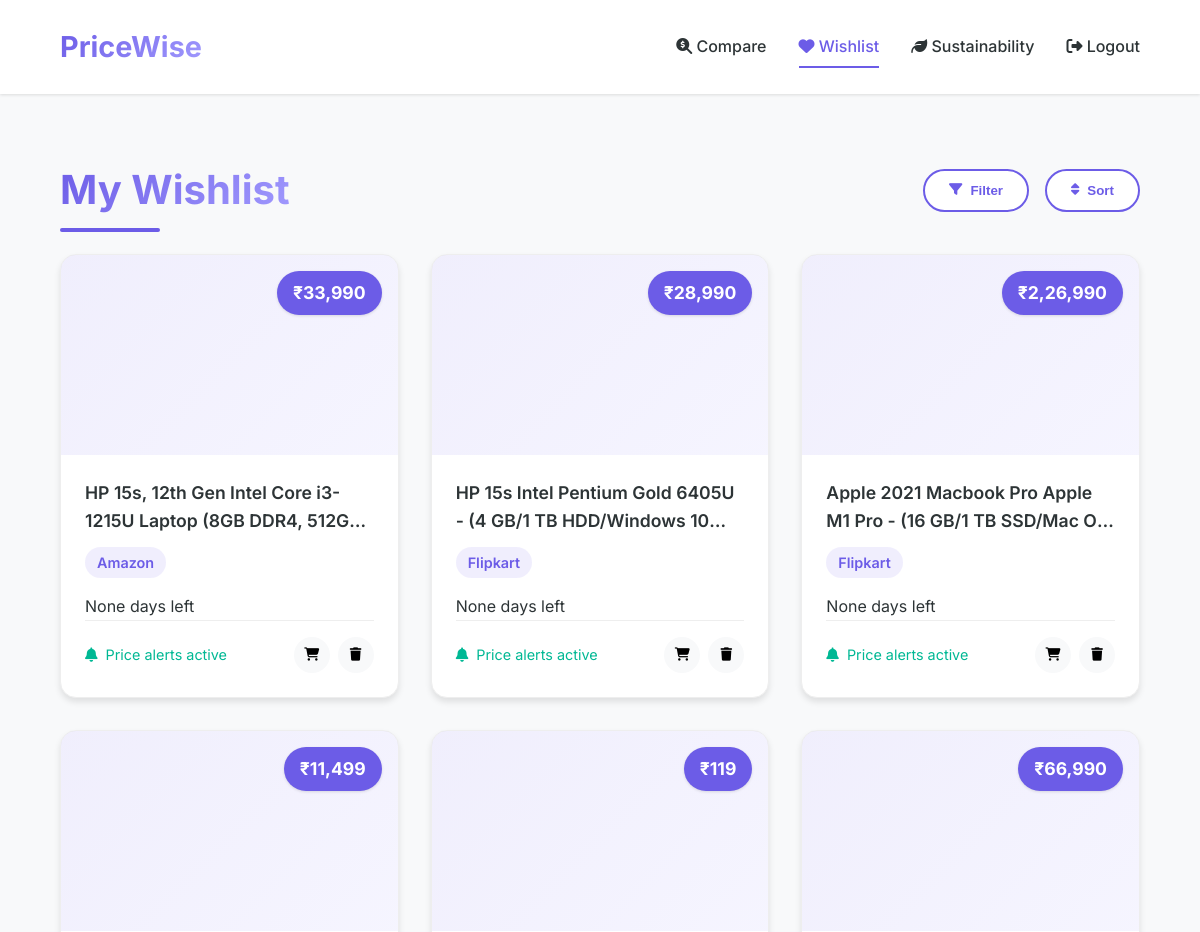
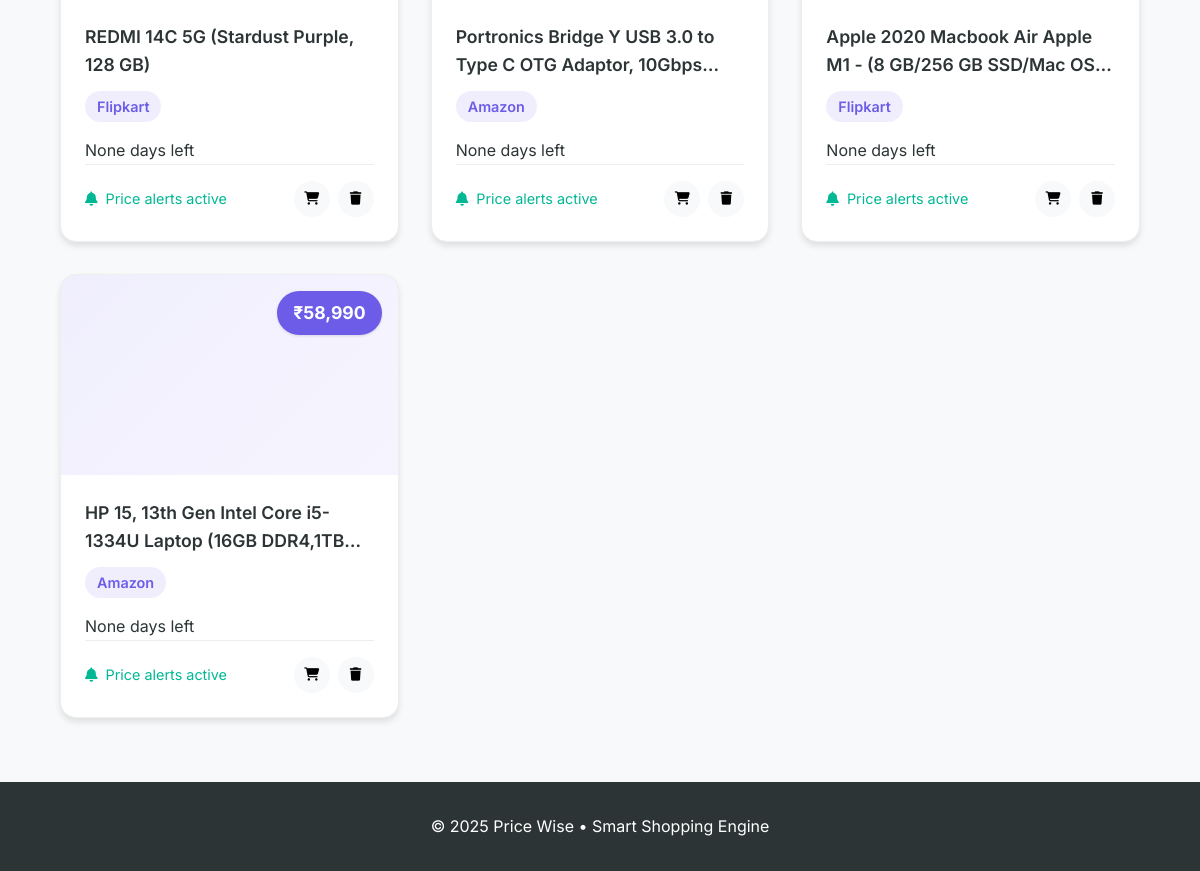
The page /wishlist (signed in) on the database its author committed (2 pictures, top to bottom).
### tables this page shows
CREATE TABLE "wishlist" (
	"id"	INTEGER,
	"user_id"	INTEGER,
	"title"	TEXT,
	"platform"	TEXT,
	"price"	TEXT,
	"expiry_time"	TEXT,
	"notified"	INTEGER DEFAULT 0,
	PRIMARY KEY("id" AUTOINCREMENT)
);

### app.py (the view)
@app.route('/wishlist')
def show_wishlist():
    user_id = session.get('user_id')
    if not user_id:
        return "User not logged in", 401  # or redirect to login
    raw_items = get_wishlist_items(user_id)
    items = []
    for row in raw_items:
        item = dict(row)
        expiry_str = item.get('expiry_time')
        if expiry_str:
            try:
                expiry_dt = datetime.strptime(expiry_str, '%Y-%m-%d %H:%M:%S')
                delta = expiry_dt - datetime.now()
                item['remaining_days'] = max(delta.days, 0)
                item['is_expired'] = delta.total_seconds() < 0
            except ValueError:
                item['remaining_days'] = None
                item['is_expired'] = False
        else:
            item['remaining_days'] = None
            item['is_expired'] = False
        items.append(item)
    return render_template('wishlist.html', items=items)

### app.py (called while the page is built)
def get_wishlist_items(user_id):
    conn = sqlite3.connect('users.db')
    conn.row_factory = sqlite3.Row
    cur = conn.cursor()
    cur.execute("SELECT * FROM wishlist WHERE user_id = ?", (user_id,))
    items = cur.fetchall()
    conn.close()
    return items

### templates/wishlist.html (shortened to what this page needs)
<!DOCTYPE html>
<html lang="en">
<head>
    <link rel="stylesheet" href="https://cdnjs.cloudflare.com/ajax/libs/font-awesome/6.4.0/css/all.min.css">
</head>
<body>
    <header>
        <div class="logo">PriceWise</div>
        <nav>
            <a href="/compare"><i class="fas fa-search-dollar"></i> Compare</a>
            <a href="/wishlist" class="active"><i class="fas fa-heart"></i> Wishlist</a>
            <a href="/green"><i class="fas fa-leaf"></i> Sustainability</a>
            <a href="/logout"><i class="fas fa-sign-out-alt"></i> Logout</a>
        </nav>
    </header>
    <div class="wishlist-container">
        <div class="wishlist-header">
            <h1 class="wishlist-title">My Wishlist</h1>
            <div class="wishlist-controls">
                <button class="filter-btn">
                    <i class="fas fa-filter"></i> Filter
                </button>
                <button class="filter-btn">
                    <i class="fas fa-sort"></i> Sort
                </button>
            </div>
        </div>
        <div class="wishlist-grid">
            {% if items %}
            {% for item in items %}
            <div class="wishlist-card">
                <div class="card-image">
                    <div class="price-tag">{{ item.price }}</div>
                </div>
                <div class="card-content">
                    <h3 class="card-title">{{ item.title }}</h3>
                    <div class="card-meta">
                        <span class="platform">{{ item.platform }}</span>
                    </div>
                    {% if item.is_expired %}
                    <p style="color: red;">Expired</p>
                    {% else %}
                    <p>{{ item.remaining_days }} {{ 'day' if item.remaining_days == 1 else 'days' }} left</p>
                    {% endif %}
                    <div class="card-footer">
                        <div class="notification {{ 'active' if item.notified else 'inactive' }}">
                            {% if item.notified %}
                            <i class="fas fa-bell"></i> Price alerts active
                            {% else %}
                            <i class="fas fa-bell-slash"></i> Alerts paused
                            {% endif %}
                        </div>
                        <div class="action-buttons">
                            <button class="action-btn">
                                <i class="fas fa-shopping-cart"></i>
                            </button>
                            <button class="action-btn delete">
                                <i class="fas fa-trash"></i>
                            </button>
                        </div>
                    </div>
                </div>
            </div>
            {% endfor %}
            {% endif %}
        </div>
    </div>
    <footer>© 2025 Price Wise • Smart Shopping Engine</footer>
</body>
</html>

### templates/wishlist.html (style rules this page uses)
:root { --primary: #6c5ce7; --primary-light: #a29bfe; --dark: #2d3436; --light: #f8f9fa; --success: #00b894; --danger: #d63031; --shadow-sm: 0 1px 3px rgba(0, 0, 0, 0.12); --shadow-md: 0 4px 6px rgba(0, 0, 0, 0.1); --shadow-lg: 0 10px 25px rgba(0, 0, 0, 0.1); --transition: all 0.3s ease-in-out; --card-gradient: linear-gradient(135deg, rgba(108, 92, 231, 0.1), rgba(162, 155, 254, 0.1)); }
* { margin: 0; padding: 0; box-sizing: border-box; }
body { font-family: "Inter", sans-serif; background-color: var(--light); color: var(--dark); line-height: 1.6; min-height: 100vh; display: flex; flex-direction: column; }
header { background: white; padding: 1.5rem 5%; display: flex; justify-content: space-between; align-items: center; box-shadow: var(--shadow-sm); position: sticky; top: 0; z-index: 100; }
.logo { font-size: 1.8rem; font-weight: 700; background: linear-gradient(135deg, var(--primary), var(--primary-light)); -webkit-background-clip: text; -webkit-text-fill-color: transparent; }
nav { display: flex; gap: 2rem; }
nav a { text-decoration: none; color: var(--dark); font-weight: 500; transition: var(--transition); position: relative; padding: 0.5rem 0; }
nav a::after { content: ""; position: absolute; bottom: 0; left: 0; width: 0; height: 2px; background: var(--primary); transition: var(--transition); }
nav a.active { color: var(--primary); }
nav a.active::after { width: 100%; }
.wishlist-container { padding: 4rem 5%; flex: 1; }
.wishlist-header { display: flex; justify-content: space-between; align-items: center; margin-bottom: 2rem; }
.wishlist-title { font-size: 2.5rem; font-weight: 700; background: linear-gradient(135deg, var(--primary), var(--primary-light)); -webkit-background-clip: text; -webkit-text-fill-color: transparent; position: relative; }
.wishlist-title::after { content: ""; position: absolute; bottom: -10px; left: 0; width: 100px; height: 4px; background: var(--primary); border-radius: 2px; }
.wishlist-controls { display: flex; gap: 1rem; }
.filter-btn { padding: 0.75rem 1.5rem; background: white; border: 2px solid var(--primary); border-radius: 50px; color: var(--primary); font-weight: 600; cursor: pointer; transition: var(--transition); display: flex; align-items: center; gap: 0.5rem; }
.wishlist-grid { display: grid; grid-template-columns: repeat(auto-fill, minmax(300px, 1fr)); gap: 2rem; }
.wishlist-card { background: white; border-radius: 16px; overflow: hidden; box-shadow: var(--shadow-md); transition: var(--transition); position: relative; border: 1px solid #eee; display: flex; flex-direction: column; height: 100%; }
.card-image { height: 200px; width: 100%; object-fit: contain; background: var(--card-gradient); padding: 1.5rem; display: flex; justify-content: center; align-items: center; position: relative; }
.price-tag { position: absolute; top: 1rem; right: 1rem; background: var(--primary); color: white; font-weight: 700; padding: 0.5rem 1rem; border-radius: 50px; font-size: 1.1rem; box-shadow: var(--shadow-sm); z-index: 2; }
.card-content { padding: 1.5rem; display: flex; flex-direction: column; flex-grow: 1; }
.card-title { font-size: 1.1rem; font-weight: 600; margin-bottom: 0.75rem; display: -webkit-box; -webkit-line-clamp: 2; -webkit-box-orient: vertical; overflow: hidden; min-height: 3rem; }
.card-meta { display: flex; justify-content: space-between; margin-bottom: 1rem; font-size: 0.9rem; color: #777; }
.platform { background: rgba(108, 92, 231, 0.1); color: var(--primary); padding: 0.25rem 0.75rem; border-radius: 50px; font-weight: 600; }
.card-footer { display: flex; justify-content: space-between; margin-top: auto; padding-top: 1rem; border-top: 1px solid #eee; }
.notification { display: flex; align-items: center; gap: 0.5rem; font-size: 0.9rem; }
.notification.active { color: var(--success); }
.action-buttons { display: flex; gap: 0.5rem; }
.action-btn { width: 36px; height: 36px; border-radius: 50%; display: flex; align-items: center; justify-content: center; background: #f8f9fa; border: none; cursor: pointer; transition: var(--transition); }
footer { background: var(--dark); color: white; text-align: center; padding: 2rem 5%; margin-top: auto; }

### rows shown on the page
wishlist: price "₹33,990", title "HP 15s, 12th Gen Intel Core i3-1215U Laptop (8GB DDR4,…", platform "Amazon", remaining_days "None", remaining_days "days", notified 1 (drawn)
wishlist: price "₹28,990", title "HP 15s Intel Pentium Gold 6405U - (4 GB/1 TB HDD/Windows…", platform "Flipkart", remaining_days "None", remaining_days "days", notified 1 (drawn)
wishlist: price "₹2,26,990", title "Apple 2021 Macbook Pro Apple M1 Pro - (16 GB/1 TB SSD/Mac…", platform "Flipkart", remaining_days "None", remaining_days "days", notified 1 (drawn)
wishlist: price "₹11,499", title "REDMI 14C 5G (Stardust Purple, 128 GB)", platform "Flipkart", remaining_days "None", remaining_days "days", notified 1 (drawn)
wishlist: price "₹119", title "Portronics Bridge Y USB 3.0 to Type C OTG Adaptor,…", platform "Amazon", remaining_days "None", remaining_days "days", notified 1 (drawn)
wishlist: price "₹66,990", title "Apple 2020 Macbook Air Apple M1 - (8 GB/256 GB SSD/Mac…", platform "Flipkart", remaining_days "None", remaining_days "days", notified 1 (drawn)
wishlist: price "₹58,990", title "HP 15, 13th Gen Intel Core i5-1334U Laptop (16GB…", platform "Amazon", remaining_days "None", remaining_days "days", notified 1 (drawn)
